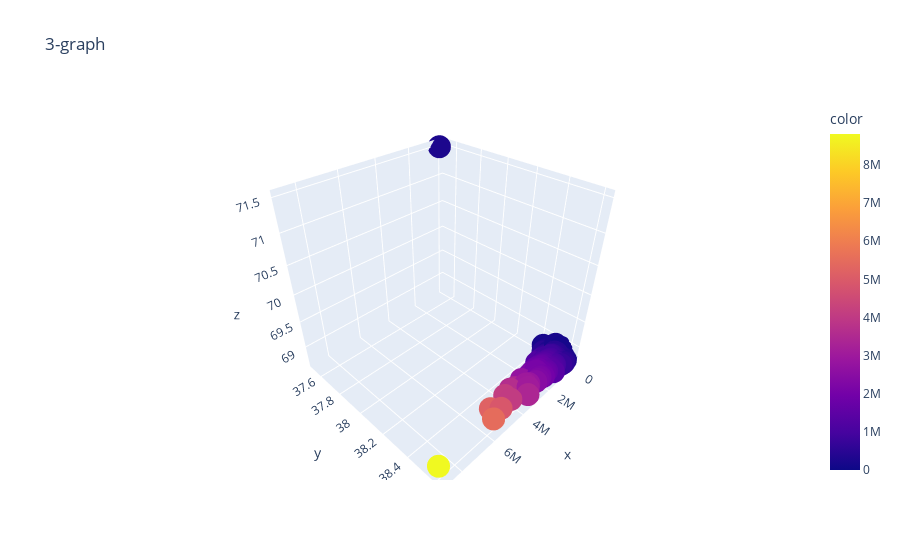

Notebook code for this chart:
### Code cell
# creating 3-d graph
fig = px.scatter_3d(
    components, x=dataset['price'], y=dataset['latitude'], z=dataset['longitude'], color=dataset['price'],
    title="3-graph",
    labels={'0': 'price', '1': 'latitude', '2': 'longitude'}
)
fig.show()

### Figure 1 — Plotly figure (JSON) as saved in the notebook; plotly's stock layout.template omitted (floating-point values rounded to 4 significant figures; data arrays with more than 128 entries replaced by an {"elided": "..."} marker saying what was removed)
{"data": [{"hovertemplate": "x=%{x}<br>y=%{y}<br>z=%{z}<br>color=%{marker.color}<extra></extra>", "legendgroup": "", "marker": {"color": {"elided": "3730 int values"}, "coloraxis": "coloraxis", "symbol": "circle"}, "mode": "markers", "name": "", "scene": "scene", "showlegend": false, "type": "scatter3d", "x": {"elided": "3730 int values"}, "y": {"elided": "3730 float values"}, "z": {"elided": "3730 float values"}}], "layout": {"coloraxis": {"colorbar": {"title": {"text": "color"}}, "colorscale": [[0, "#0d0887"], [0.1111, "#46039f"], [0.2222, "#7201a8"], [0.3333, "#9c179e"], [0.4444, "#bd3786"], [0.5556, "#d8576b"], [0.6667, "#ed7953"], [0.7778, "#fb9f3a"], [0.8889, "#fdca26"], [1, "#f0f921"]]}, "legend": {"tracegroupgap": 0}, "scene": {"domain": {"x": [0, 1], "y": [0, 1]}, "xaxis": {"title": {"text": "x"}}, "yaxis": {"title": {"text": "y"}}, "zaxis": {"title": {"text": "z"}}}, "title": {"text": "3-graph"}}}
